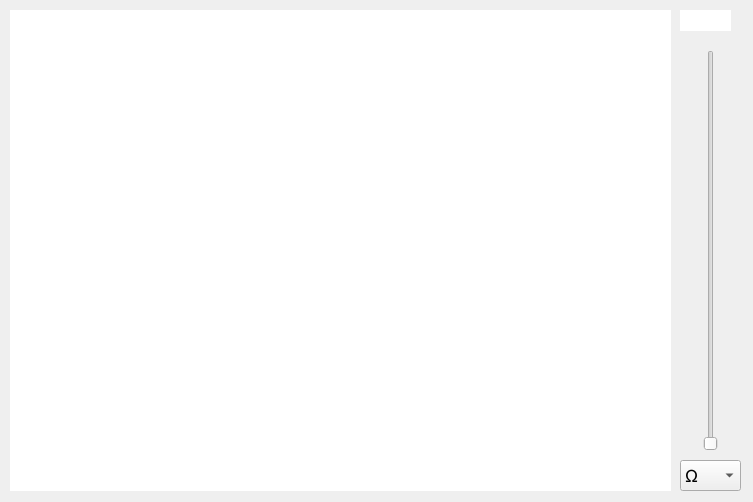
<?xml version="1.0" encoding="UTF-8"?>
<ui version="4.0">
 <class>Dialog</class>
 <widget class="QDialog" name="Dialog">
  <property name="geometry">
   <rect>
    <x>0</x>
    <y>0</y>
    <width>753</width>
    <height>502</height>
   </rect>
  </property>
  <property name="windowTitle">
   <string>Dialog</string>
  </property>
  <widget class="PlotWidget" name="graphicsView1">
   <property name="geometry">
    <rect>
     <x>10</x>
     <y>10</y>
     <width>661</width>
     <height>481</height>
    </rect>
   </property>
   <property name="frameShape">
    <enum>QFrame::NoFrame</enum>
   </property>
  </widget>
  <widget class="QSlider" name="slider1">
   <property name="geometry">
    <rect>
     <x>690</x>
     <y>50</y>
     <width>41</width>
     <height>401</height>
    </rect>
   </property>
   <property name="minimum">
    <number>1</number>
   </property>
   <property name="maximum">
    <number>999</number>
   </property>
   <property name="orientation">
    <enum>Qt::Vertical</enum>
   </property>
  </widget>
  <widget class="QLineEdit" name="edit1">
   <property name="geometry">
    <rect>
     <x>680</x>
     <y>10</y>
     <width>51</width>
     <height>21</height>
    </rect>
   </property>
   <property name="frame">
    <bool>false</bool>
   </property>
  </widget>
  <widget class="QComboBox" name="combo1">
   <property name="geometry">
    <rect>
     <x>680</x>
     <y>460</y>
     <width>61</width>
     <height>31</height>
    </rect>
   </property>
   <property name="font">
    <font>
     <family>Calibri</family>
     <pointsize>14</pointsize>
    </font>
   </property>
   <property name="layoutDirection">
    <enum>Qt::LeftToRight</enum>
   </property>
   <property name="editable">
    <bool>false</bool>
   </property>
   <property name="insertPolicy">
    <enum>QComboBox::InsertAtTop</enum>
   </property>
   <item>
    <property name="text">
     <string>Ω</string>
    </property>
   </item>
   <item>
    <property name="text">
     <string>KΩ</string>
    </property>
   </item>
  </widget>
 </widget>
 <customwidgets>
  <customwidget>
   <class>PlotWidget</class>
   <extends>QGraphicsView</extends>
   <header>pyqtgraph</header>
  </customwidget>
 </customwidgets>
 <resources/>
 <connections/>
</ui>
